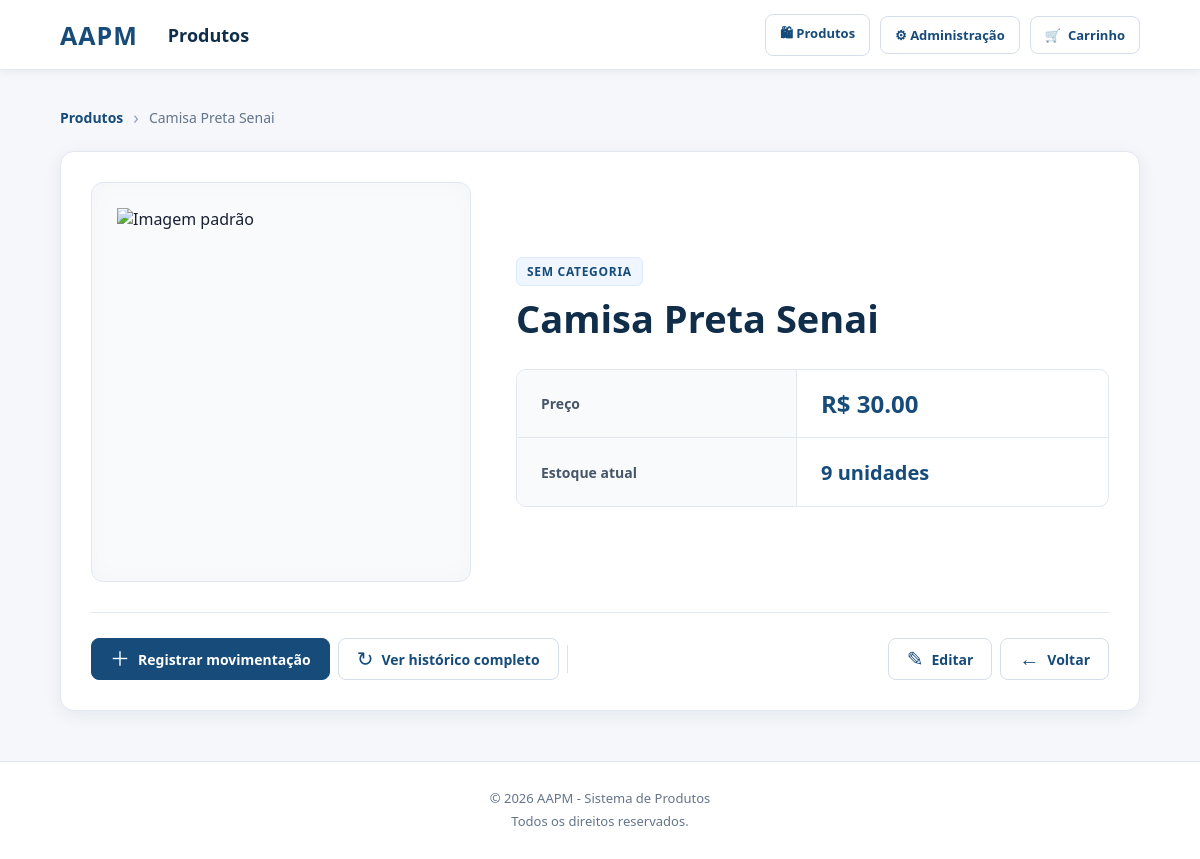
The page /produtos/2 (signed in) on the database as committed earlier.
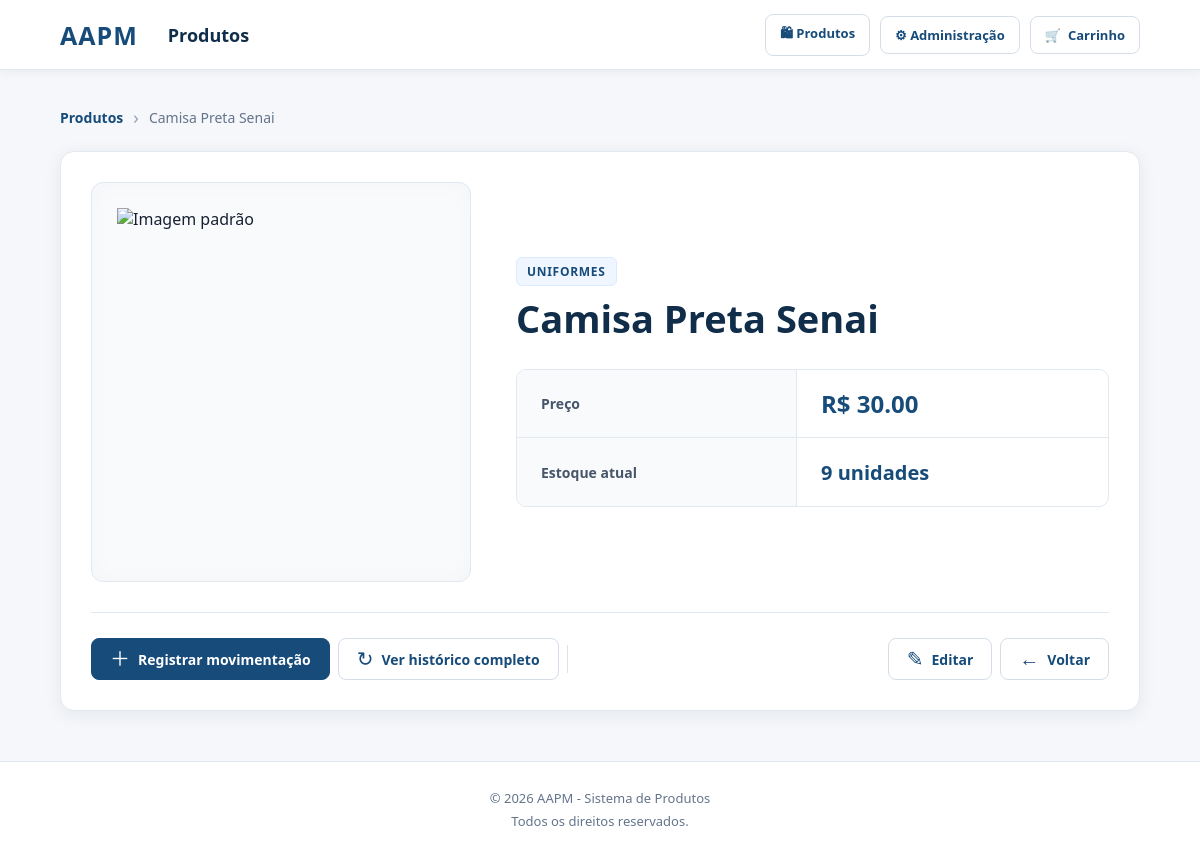
The same page on the database as committed later.
### app/models/categoria.py (models this page shows)
class Categoria(Base):
    __tablename__ = "categorias"
    id = Column(Integer, primary_key=True, autoincrement=True, index=True)
    nome = Column(String(100), nullable=False, unique=True)
    ativo = Column(Boolean, default=True)
    produtos = relationship("Produto", back_populates="categoria", lazy="select")

### app/controllers/produto_controller.py (the view)
@router.get("/{produto_id}")
def detalhe_produto(
    produto_id: int,
    request: Request,
    db: Session = Depends(get_db),
    usuario = Depends(get_usuario_logado)
):
    produto = db.query(Produto).filter(
        Produto.id == produto_id,
        Produto.ativo == True
    ).first()
    if not produto:
        return RedirectResponse(url="/produtos", status_code=302)
    return templates.TemplateResponse(
        request,
        "produtos/detalhe.html",
        {"request": request, "usuario": usuario, "produto": produto}
    )

### app/templates/produtos/detalhe.html (shortened to what the changed rows need)
<!DOCTYPE html>
<html lang="pt-br">
<head>
    <link
        rel="stylesheet"
        href="/static/produtos-css/detalhe.css"
    >
</head>
<body>
    <main class="container">
        <section class="detalhe-card">
            <div class="produto-detalhe">
                <div class="informacoes-produto">
                    {% if produto.categoria %}
                    <div class="categoria">
                        {{ produto.categoria.nome }}
                    </div>
                    {% else %}
                    <div class="categoria">
                        Sem categoria
                    </div>
                    {% endif %}
                    <h1>
                        {{ produto.nome }}
                    </h1>
                    <div class="informacoes-card">
                        <div class="informacao">
                        </div>
                        <div class="informacao">
                        </div>
                    </div>
                </div>
            </div>
        </section>
    </main>
</body>
</html>

Rows that differ between the two databases and show on the page:
now on this page (row edited): Categoria: categoria.nome "UNIFORMES"
Other text that changed with them:
text no longer shown: "SEM CATEGORIA"
